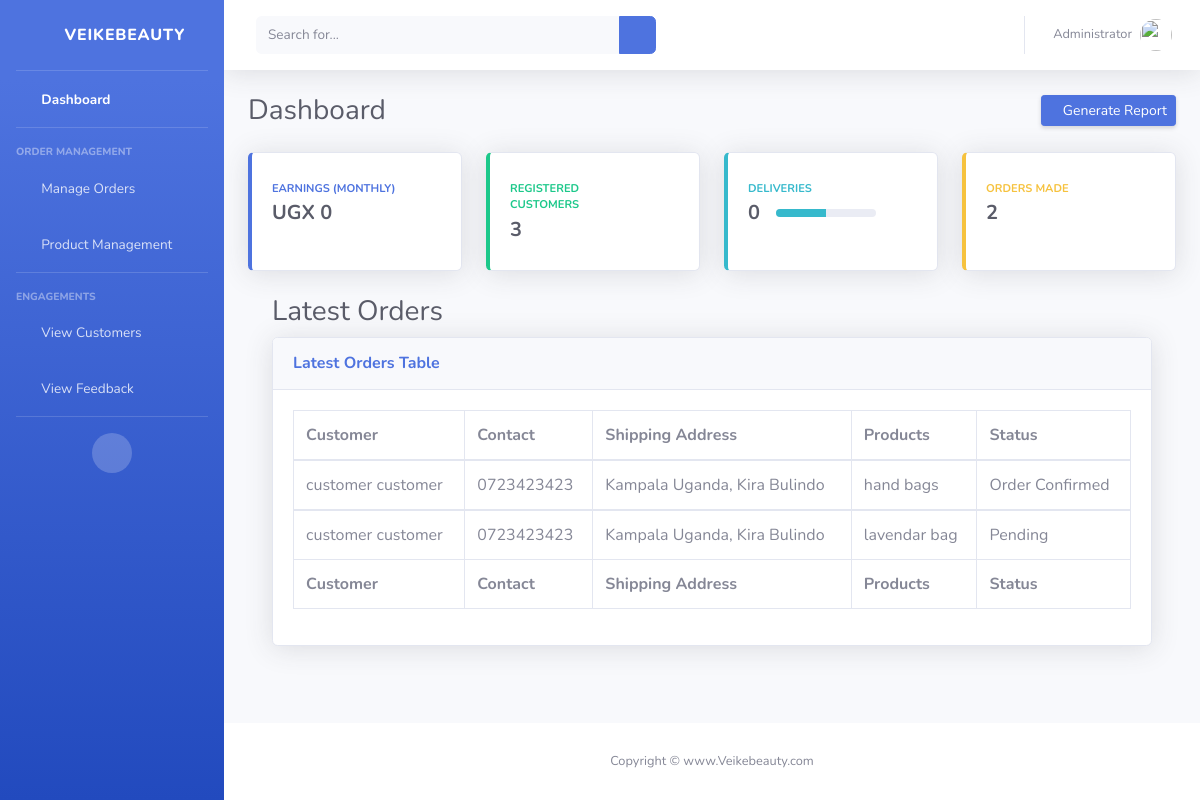
Page /view-orders (signed in) on the earlier database version.
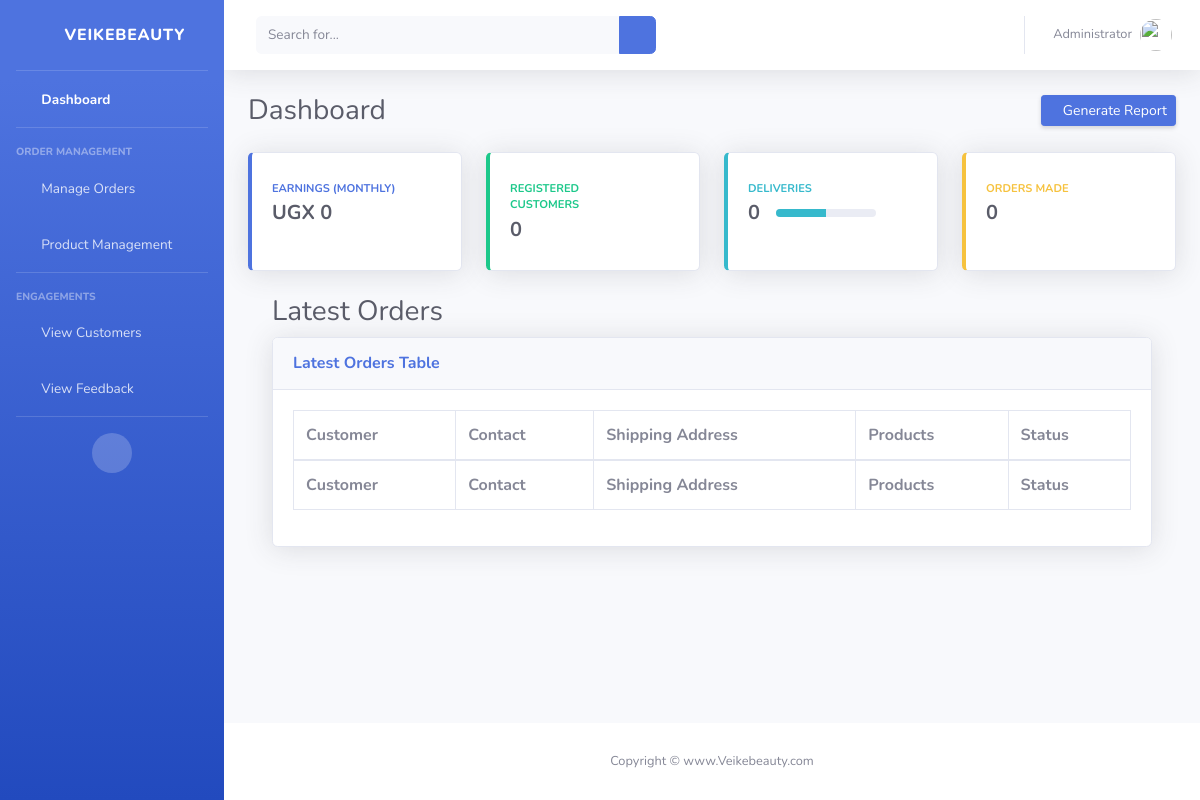
Same page on the later database version.
### ecom/models.py (models this page shows, shortened)
class Customer(models.Model):
    user=models.OneToOneField(User,on_delete=models.CASCADE)
    profile_pic= models.ImageField(upload_to='profile_pic/CustomerProfilePic/',null=True,blank=True)
    address = models.CharField(max_length=40)
    mobile = models.CharField(max_length=20,null=False)
    @property
    def get_name(self):
        return self.user.first_name+" "+self.user.last_name

class Orders(models.Model):
    STATUS =(
        ('Pending','Pending'),
        ('Order Confirmed','Order Confirmed'),
        ('Out for Delivery','Out for Delivery'),
        ('Delivered','Delivered'),
    )
    customer=models.ForeignKey('Customer', on_delete=models.CASCADE,null=True)
    product=models.ForeignKey('Product',on_delete=models.CASCADE,null=True)
    email = models.CharField(max_length=50,null=True)
    address = models.CharField(max_length=500,null=True)
    mobile = models.CharField(max_length=20,null=True)
    order_date= models.DateField(auto_now_add=True,null=True)
    status=models.CharField(max_length=50,null=True,choices=STATUS)

class Product(models.Model):
    name = models.CharField(max_length=40)
    category = models.ForeignKey(Category, on_delete=models.CASCADE)
    subcategory = models.ForeignKey(SubCategory, on_delete=models.CASCADE, null=True, blank=True)
    featured = models.BooleanField(default=False)
    deal_of_the_day = models.BooleanField(default=False)
    best_seller = models.BooleanField(default=False)
    new_arrival = models.BooleanField(default=False)
    trending = models.BooleanField(default=False)
    top_rated = models.BooleanField(default=False)
    inventory = models.PositiveIntegerField(default=0)
    number_in_stock = models.PositiveIntegerField(default=0)
    price = models.PositiveIntegerField()
    short_description = models.CharField(max_length=40, default="")
    long_description = models.TextField(max_length=1000, default="")
    images = models.ManyToManyField(Image, blank=True, related_name='product_images')

### ecom/views.py (the view)
# urls.py: path('view-orders', views.admin_view_orders,name='view-orders'),
@login_required(login_url='adminlogin')
def admin_view_orders(request):
    customercount=models.Customer.objects.all().count()
    productcount=models.Product.objects.all().count()
    ordercount=models.Orders.objects.all().count()
    orders=models.Orders.objects.all()
    ordered_products=[]
    ordered_bys=[]
    for order in orders:
        ordered_product=models.Product.objects.all().filter(id=order.product.id)
        ordered_by=models.Customer.objects.all().filter(id = order.customer.id)
        ordered_products.append(ordered_product)
        ordered_bys.append(ordered_by)
    mydict={
    'customercount':customercount,
    'productcount':productcount,
    'ordercount':ordercount,
    'data':zip(ordered_products,ordered_bys,orders),
    }
    return render(request,'adminDashboard/index.html',context=mydict)

### templates/adminDashboard/index.html
{% extends 'adminDashboard/base.html' %}
{% load static %}
{% block content %}
<div class="container-fluid">
    <h1 class="h3 mb-2 text-gray-800">Latest Orders</h1>
    <div class="card shadow mb-4">
        <div class="card-header py-3">
            <h6 class="m-0 font-weight-bold text-primary">Latest Orders Table</h6>
        </div>
        <div class="card-body">
            <div class="table-responsive">
                <table class="table table-bordered" id="dataTable" width="100%" cellspacing="0">
                    <thead>
                        <tr>
                            <th>Customer</th>
                            <th>Contact</th>
                            <th>Shipping Address</th>
                            <th>Products</th>
                            <th>Status</th>
                        </tr>
                    </thead>
                    <tfoot>
                        <tr>
                            <th>Customer</th>
                            <th>Contact</th>
                            <th>Shipping Address</th>
                            <th>Products</th>
                            <th>Status</th>
                        </tr>
                    </tfoot>
                    {% for product,customer,order in data %}
                    <tbody>
                        <tr>
                            {% for c in customer %}
                                <td>{{c.get_name}}</td>
                                <td>{{c.mobile}}</td>
                                <td>{{order.address}}</td>
                            {% endfor %}
                            {% for p in product %}
                                <td>{{p.name}}</td>
                                {% if order.status == 'Pending'%}
                                    <td> <span class="label label-info">{{order.status}}</span></td>
                                {% elif order.status == 'Delivered' %}
                                    <td> <span class="label label-success">{{order.status}}</span></td>
                                {% elif order.status == 'Out for Delivery' %}
                                    <td> <span class="label label-warning">{{order.status}}</span></td>
                                {%else%}
                                    <td> <span class="label label-primary">{{order.status}}</span></td>
                                {%endif%}
                            {%endfor%}
                        </tr>
                    </tbody>
                    {% endfor %}
                </table>
            </div>
        </div>
    </div>
</div>
{%  endblock %}

Differences in the rows shown:
removed Orders: address "Kampala Uganda, Kira Bulindo", status "Order Confirmed"
removed Customer: get_name "customer customer", mobile "0723423423"
no longer on this page (row edited): Product: name "hand bags"
removed Orders: address "Kampala Uganda, Kira Bulindo", status "Pending"
removed Product: name "lavendar bag"
Other differences:
{{ customercount }}: "3" → "0"
{{ ordercount }}: "2" → "0"
